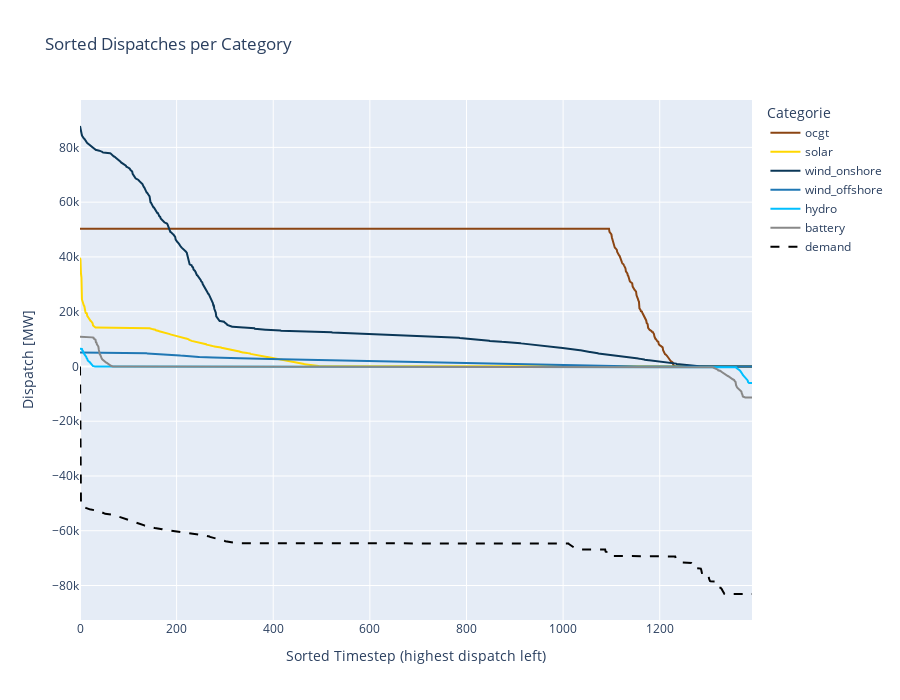

Notebook code for this chart:
### Markdown cell above
## 2.2. Dispatch Duration Curve

### Code cell
fig = go.Figure()

for cat in layer_order:
    if cat in category_power_no_demand.columns:
        sorted_dispatch = np.sort(category_power_no_demand[cat].values)[::-1]
        fig.add_trace(
            go.Scatter(
                x=np.arange(len(sorted_dispatch)),
                y=sorted_dispatch,
                mode="lines",
                name=cat,
                line=dict(color=category_colors.get(cat, "#cccccc")),
            )
        )

# plot demand from category_power as well

sorted_demand = np.sort(category_power["demand"].values)[::-1]
fig.add_trace(
    go.Scatter(
        x=np.arange(len(sorted_demand)),
        y=sorted_demand,
        mode="lines",
        name="demand",
        line=dict(color="black", dash="dash"),
    )
)
# TODO: Warum ist hier 51, erwarte 62!

fig.update_layout(
    xaxis_title="Sorted Timestep (highest dispatch left)",
    yaxis_title="Dispatch [MW]",
    title="Sorted Dispatches per Category",
    legend_title="Categorie",
    hovermode="x unified",
    height=700,
)

fig.show()

### Figure 1 — Plotly figure (JSON) as saved in the notebook; plotly's stock layout.template omitted (floating-point values rounded to 4 significant figures; data arrays with more than 128 entries replaced by an {"elided": "..."} marker saying what was removed)
{"data": [{"line": {"color": "#8B4513"}, "mode": "lines", "name": "ocgt", "type": "scatter", "x": {"elided": "1392 int values"}, "y": {"elided": "1392 float values"}}, {"line": {"color": "#ffd700"}, "mode": "lines", "name": "solar", "type": "scatter", "x": {"elided": "1392 int values"}, "y": {"elided": "1392 float values"}}, {"line": {"color": "#0b3757"}, "mode": "lines", "name": "wind_onshore", "type": "scatter", "x": {"elided": "1392 int values"}, "y": {"elided": "1392 float values"}}, {"line": {"color": "#1f77b4"}, "mode": "lines", "name": "wind_offshore", "type": "scatter", "x": {"elided": "1392 int values"}, "y": {"elided": "1392 float values"}}, {"line": {"color": "#00bfff"}, "mode": "lines", "name": "hydro", "type": "scatter", "x": {"elided": "1392 int values"}, "y": {"elided": "1392 float values"}}, {"line": {"color": "#888888"}, "mode": "lines", "name": "battery", "type": "scatter", "x": {"elided": "1392 int values"}, "y": {"elided": "1392 float values"}}, {"line": {"color": "black", "dash": "dash"}, "mode": "lines", "name": "demand", "type": "scatter", "x": {"elided": "1392 int values"}, "y": {"elided": "1392 float values"}}], "layout": {"height": 700, "hovermode": "x unified", "legend": {"title": {"text": "Categorie"}}, "title": {"text": "Sorted Dispatches per Category"}, "xaxis": {"title": {"text": "Sorted Timestep (highest dispatch left)"}}, "yaxis": {"title": {"text": "Dispatch [MW]"}}}}
